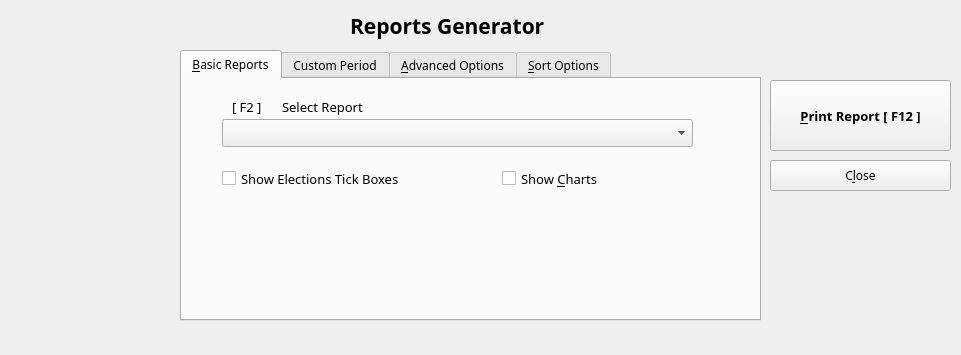
<?xml version="1.0" encoding="UTF-8"?>
<ui version="4.0">
 <class>ReportsDialog</class>
 <widget class="QDialog" name="ReportsDialog">
  <property name="geometry">
   <rect>
    <x>0</x>
    <y>0</y>
    <width>961</width>
    <height>355</height>
   </rect>
  </property>
  <property name="font">
   <font>
    <family>Sans Serif</family>
   </font>
  </property>
  <property name="windowTitle">
   <string>Dialog</string>
  </property>
  <widget class="QDialogButtonBox" name="buttonBox">
   <property name="geometry">
    <rect>
     <x>560</x>
     <y>590</y>
     <width>341</width>
     <height>32</height>
    </rect>
   </property>
   <property name="orientation">
    <enum>Qt::Horizontal</enum>
   </property>
   <property name="standardButtons">
    <set>QDialogButtonBox::Cancel|QDialogButtonBox::Ok</set>
   </property>
  </widget>
  <widget class="QTabWidget" name="tabWidget">
   <property name="enabled">
    <bool>true</bool>
   </property>
   <property name="geometry">
    <rect>
     <x>180</x>
     <y>50</y>
     <width>581</width>
     <height>271</height>
    </rect>
   </property>
   <property name="font">
    <font>
     <family>Sans Serif</family>
     <pointsize>9</pointsize>
    </font>
   </property>
   <property name="currentIndex">
    <number>0</number>
   </property>
   <widget class="QWidget" name="tab_4">
    <attribute name="title">
     <string>&amp;Basic Reports</string>
    </attribute>
    <widget class="QLabel" name="label_12">
     <property name="geometry">
      <rect>
       <x>100</x>
       <y>20</y>
       <width>91</width>
       <height>16</height>
      </rect>
     </property>
     <property name="font">
      <font>
       <pointsize>10</pointsize>
      </font>
     </property>
     <property name="text">
      <string>Select Report</string>
     </property>
    </widget>
    <widget class="QComboBox" name="reportList">
     <property name="geometry">
      <rect>
       <x>40</x>
       <y>40</y>
       <width>471</width>
       <height>28</height>
      </rect>
     </property>
    </widget>
    <widget class="QLabel" name="label_13">
     <property name="geometry">
      <rect>
       <x>50</x>
       <y>20</y>
       <width>41</width>
       <height>16</height>
      </rect>
     </property>
     <property name="font">
      <font>
       <pointsize>10</pointsize>
      </font>
     </property>
     <property name="text">
      <string>[ F2 ]</string>
     </property>
    </widget>
    <widget class="QCheckBox" name="showCharts">
     <property name="geometry">
      <rect>
       <x>320</x>
       <y>90</y>
       <width>191</width>
       <height>19</height>
      </rect>
     </property>
     <property name="font">
      <font>
       <family>Sans Serif</family>
       <pointsize>10</pointsize>
      </font>
     </property>
     <property name="text">
      <string>Show &amp;Charts</string>
     </property>
     <property name="checked">
      <bool>false</bool>
     </property>
    </widget>
    <widget class="QCheckBox" name="showTickBoxes">
     <property name="geometry">
      <rect>
       <x>40</x>
       <y>90</y>
       <width>231</width>
       <height>19</height>
      </rect>
     </property>
     <property name="font">
      <font>
       <family>Sans Serif</family>
       <pointsize>10</pointsize>
      </font>
     </property>
     <property name="text">
      <string>Show Elections Tick Boxes</string>
     </property>
     <property name="checked">
      <bool>false</bool>
     </property>
    </widget>
   </widget>
   <widget class="QWidget" name="tab_3">
    <attribute name="title">
     <string>Custom Period</string>
    </attribute>
    <widget class="QCalendarWidget" name="calStartDate">
     <property name="geometry">
      <rect>
       <x>10</x>
       <y>60</y>
       <width>261</width>
       <height>161</height>
      </rect>
     </property>
    </widget>
    <widget class="QCalendarWidget" name="calEndDate">
     <property name="geometry">
      <rect>
       <x>306</x>
       <y>60</y>
       <width>261</width>
       <height>161</height>
      </rect>
     </property>
    </widget>
    <widget class="QLabel" name="label_5">
     <property name="geometry">
      <rect>
       <x>110</x>
       <y>40</y>
       <width>101</width>
       <height>16</height>
      </rect>
     </property>
     <property name="font">
      <font>
       <weight>75</weight>
       <bold>true</bold>
      </font>
     </property>
     <property name="text">
      <string>Start Date</string>
     </property>
    </widget>
    <widget class="QLabel" name="label_6">
     <property name="geometry">
      <rect>
       <x>400</x>
       <y>40</y>
       <width>101</width>
       <height>16</height>
      </rect>
     </property>
     <property name="font">
      <font>
       <weight>75</weight>
       <bold>true</bold>
      </font>
     </property>
     <property name="text">
      <string>End Date</string>
     </property>
    </widget>
    <widget class="QLabel" name="label_7">
     <property name="geometry">
      <rect>
       <x>282</x>
       <y>110</y>
       <width>101</width>
       <height>16</height>
      </rect>
     </property>
     <property name="font">
      <font>
       <weight>75</weight>
       <bold>true</bold>
      </font>
     </property>
     <property name="text">
      <string>to</string>
     </property>
    </widget>
    <widget class="QCheckBox" name="useCustomPeriod">
     <property name="geometry">
      <rect>
       <x>10</x>
       <y>13</y>
       <width>381</width>
       <height>19</height>
      </rect>
     </property>
     <property name="text">
      <string>Include Only Voters Registered Within This Period</string>
     </property>
    </widget>
   </widget>
   <widget class="QWidget" name="tab_2">
    <attribute name="title">
     <string>&amp;Advanced Options</string>
    </attribute>
    <widget class="QLabel" name="label_17">
     <property name="geometry">
      <rect>
       <x>310</x>
       <y>111</y>
       <width>121</width>
       <height>16</height>
      </rect>
     </property>
     <property name="text">
      <string>Polling Unit</string>
     </property>
    </widget>
    <widget class="QComboBox" name="searchPUList">
     <property name="geometry">
      <rect>
       <x>300</x>
       <y>127</y>
       <width>251</width>
       <height>21</height>
      </rect>
     </property>
    </widget>
    <widget class="QComboBox" name="searchLGAList">
     <property name="geometry">
      <rect>
       <x>300</x>
       <y>67</y>
       <width>251</width>
       <height>21</height>
      </rect>
     </property>
    </widget>
    <widget class="QLabel" name="label_16">
     <property name="geometry">
      <rect>
       <x>40</x>
       <y>111</y>
       <width>121</width>
       <height>16</height>
      </rect>
     </property>
     <property name="text">
      <string>Registration Area</string>
     </property>
    </widget>
    <widget class="QComboBox" name="searchRAList">
     <property name="geometry">
      <rect>
       <x>20</x>
       <y>127</y>
       <width>251</width>
       <height>21</height>
      </rect>
     </property>
    </widget>
    <widget class="QLabel" name="label_14">
     <property name="geometry">
      <rect>
       <x>310</x>
       <y>50</y>
       <width>121</width>
       <height>16</height>
      </rect>
     </property>
     <property name="text">
      <string>Local Govt. Area</string>
     </property>
    </widget>
    <widget class="QLabel" name="label_15">
     <property name="geometry">
      <rect>
       <x>40</x>
       <y>50</y>
       <width>71</width>
       <height>16</height>
      </rect>
     </property>
     <property name="text">
      <string>State</string>
     </property>
    </widget>
    <widget class="QComboBox" name="searchStateList">
     <property name="geometry">
      <rect>
       <x>20</x>
       <y>67</y>
       <width>251</width>
       <height>21</height>
      </rect>
     </property>
    </widget>
    <widget class="QCheckBox" name="useSelectedPU">
     <property name="geometry">
      <rect>
       <x>30</x>
       <y>17</y>
       <width>341</width>
       <height>19</height>
      </rect>
     </property>
     <property name="text">
      <string>Show Report For Select Polling Unit</string>
     </property>
    </widget>
   </widget>
   <widget class="QWidget" name="tab">
    <attribute name="title">
     <string>&amp;Sort Options</string>
    </attribute>
    <widget class="QComboBox" name="sortOrderSelect">
     <property name="enabled">
      <bool>false</bool>
     </property>
     <property name="geometry">
      <rect>
       <x>163</x>
       <y>76</y>
       <width>161</width>
       <height>28</height>
      </rect>
     </property>
     <item>
      <property name="text">
       <string>Ascending</string>
      </property>
     </item>
     <item>
      <property name="text">
       <string>Descending</string>
      </property>
     </item>
    </widget>
    <widget class="QLabel" name="label_11">
     <property name="geometry">
      <rect>
       <x>170</x>
       <y>59</y>
       <width>151</width>
       <height>16</height>
      </rect>
     </property>
     <property name="text">
      <string>Select Order [ F4 ]</string>
     </property>
    </widget>
    <widget class="QPushButton" name="sortRemoveButton">
     <property name="enabled">
      <bool>false</bool>
     </property>
     <property name="geometry">
      <rect>
       <x>340</x>
       <y>171</y>
       <width>161</width>
       <height>27</height>
      </rect>
     </property>
     <property name="text">
      <string>Remove Selected [ F8 ]</string>
     </property>
    </widget>
    <widget class="QComboBox" name="sortFieldSelect">
     <property name="enabled">
      <bool>false</bool>
     </property>
     <property name="geometry">
      <rect>
       <x>10</x>
       <y>76</y>
       <width>141</width>
       <height>28</height>
      </rect>
     </property>
     <item>
      <property name="text">
       <string>Last Name</string>
      </property>
     </item>
     <item>
      <property name="text">
       <string>First Name</string>
      </property>
     </item>
     <item>
      <property name="text">
       <string>Time Registered</string>
      </property>
     </item>
     <item>
      <property name="text">
       <string>VIN</string>
      </property>
     </item>
     <item>
      <property name="text">
       <string>Age</string>
      </property>
     </item>
     <item>
      <property name="text">
       <string>Gender</string>
      </property>
     </item>
    </widget>
    <widget class="QLabel" name="label_10">
     <property name="geometry">
      <rect>
       <x>17</x>
       <y>60</y>
       <width>131</width>
       <height>16</height>
      </rect>
     </property>
     <property name="text">
      <string>Select Field [ F3 ]</string>
     </property>
    </widget>
    <widget class="QPushButton" name="sortAddButton">
     <property name="enabled">
      <bool>false</bool>
     </property>
     <property name="geometry">
      <rect>
       <x>340</x>
       <y>76</y>
       <width>161</width>
       <height>27</height>
      </rect>
     </property>
     <property name="text">
      <string>Add Sort [ F5 ]</string>
     </property>
    </widget>
    <widget class="QPushButton" name="sortMoveDownButton">
     <property name="enabled">
      <bool>false</bool>
     </property>
     <property name="geometry">
      <rect>
       <x>340</x>
       <y>141</y>
       <width>161</width>
       <height>27</height>
      </rect>
     </property>
     <property name="text">
      <string>Move Down [ F7 ]</string>
     </property>
    </widget>
    <widget class="QTableView" name="sortTableView">
     <property name="enabled">
      <bool>false</bool>
     </property>
     <property name="geometry">
      <rect>
       <x>10</x>
       <y>111</y>
       <width>321</width>
       <height>91</height>
      </rect>
     </property>
     <property name="editTriggers">
      <set>QAbstractItemView::NoEditTriggers</set>
     </property>
     <property name="dragEnabled">
      <bool>true</bool>
     </property>
     <property name="dragDropOverwriteMode">
      <bool>false</bool>
     </property>
     <property name="dragDropMode">
      <enum>QAbstractItemView::InternalMove</enum>
     </property>
     <property name="defaultDropAction">
      <enum>Qt::IgnoreAction</enum>
     </property>
     <property name="alternatingRowColors">
      <bool>false</bool>
     </property>
     <property name="selectionMode">
      <enum>QAbstractItemView::SingleSelection</enum>
     </property>
     <property name="selectionBehavior">
      <enum>QAbstractItemView::SelectRows</enum>
     </property>
     <attribute name="horizontalHeaderVisible">
      <bool>false</bool>
     </attribute>
     <attribute name="verticalHeaderVisible">
      <bool>false</bool>
     </attribute>
    </widget>
    <widget class="QPushButton" name="sortMoveUpButton">
     <property name="enabled">
      <bool>false</bool>
     </property>
     <property name="geometry">
      <rect>
       <x>340</x>
       <y>111</y>
       <width>161</width>
       <height>27</height>
      </rect>
     </property>
     <property name="text">
      <string>Move Up [ F6 ]</string>
     </property>
    </widget>
    <widget class="QLabel" name="label_3">
     <property name="geometry">
      <rect>
       <x>10</x>
       <y>20</y>
       <width>491</width>
       <height>31</height>
      </rect>
     </property>
     <property name="font">
      <font>
       <family>Sans Serif</family>
       <pointsize>7</pointsize>
       <italic>true</italic>
      </font>
     </property>
     <property name="styleSheet">
      <string notr="true">background-color:rgb(187, 244, 255); border:1px solid rgb(52, 191, 255);padding:10px;</string>
     </property>
     <property name="text">
      <string>To use advance sorting please enable this feature in the Control Panel</string>
     </property>
     <property name="alignment">
      <set>Qt::AlignCenter</set>
     </property>
    </widget>
    <widget class="QLabel" name="label_4">
     <property name="geometry">
      <rect>
       <x>14</x>
       <y>21</y>
       <width>31</width>
       <height>31</height>
      </rect>
     </property>
     <property name="text">
      <string/>
     </property>
     <property name="pixmap">
      <pixmap>resources/icons/infos.png</pixmap>
     </property>
     <property name="alignment">
      <set>Qt::AlignCenter</set>
     </property>
    </widget>
   </widget>
  </widget>
  <widget class="QPushButton" name="closeButton">
   <property name="geometry">
    <rect>
     <x>810</x>
     <y>650</y>
     <width>111</width>
     <height>27</height>
    </rect>
   </property>
   <property name="text">
    <string>Close [F10]</string>
   </property>
  </widget>
  <widget class="QLabel" name="label">
   <property name="geometry">
    <rect>
     <x>350</x>
     <y>0</y>
     <width>261</width>
     <height>51</height>
    </rect>
   </property>
   <property name="font">
    <font>
     <family>Lucida Sans</family>
     <pointsize>16</pointsize>
     <weight>75</weight>
     <bold>true</bold>
    </font>
   </property>
   <property name="text">
    <string>Reports Generator</string>
   </property>
  </widget>
  <widget class="QLabel" name="label_2">
   <property name="geometry">
    <rect>
     <x>30</x>
     <y>20</y>
     <width>121</width>
     <height>231</height>
    </rect>
   </property>
   <property name="font">
    <font>
     <family>Lucida Sans</family>
     <pointsize>16</pointsize>
     <weight>75</weight>
     <bold>true</bold>
    </font>
   </property>
   <property name="text">
    <string/>
   </property>
   <property name="pixmap">
    <pixmap>resources/logo.png</pixmap>
   </property>
  </widget>
  <widget class="QPushButton" name="previewCaptureReport">
   <property name="geometry">
    <rect>
     <x>770</x>
     <y>80</y>
     <width>181</width>
     <height>71</height>
    </rect>
   </property>
   <property name="font">
    <font>
     <family>Sans Serif</family>
     <pointsize>10</pointsize>
     <weight>75</weight>
     <bold>true</bold>
    </font>
   </property>
   <property name="text">
    <string>&amp;Print Report [ F12 ]</string>
   </property>
  </widget>
  <widget class="QPushButton" name="btnClose">
   <property name="geometry">
    <rect>
     <x>770</x>
     <y>160</y>
     <width>181</width>
     <height>31</height>
    </rect>
   </property>
   <property name="font">
    <font>
     <weight>50</weight>
     <bold>false</bold>
    </font>
   </property>
   <property name="text">
    <string>C&amp;lose</string>
   </property>
  </widget>
 </widget>
 <tabstops>
  <tabstop>tabWidget</tabstop>
  <tabstop>reportList</tabstop>
  <tabstop>showTickBoxes</tabstop>
  <tabstop>showCharts</tabstop>
  <tabstop>previewCaptureReport</tabstop>
  <tabstop>btnClose</tabstop>
  <tabstop>useCustomPeriod</tabstop>
  <tabstop>calStartDate</tabstop>
  <tabstop>calEndDate</tabstop>
  <tabstop>useSelectedPU</tabstop>
  <tabstop>searchStateList</tabstop>
  <tabstop>searchLGAList</tabstop>
  <tabstop>searchRAList</tabstop>
  <tabstop>searchPUList</tabstop>
  <tabstop>sortFieldSelect</tabstop>
  <tabstop>sortOrderSelect</tabstop>
  <tabstop>sortAddButton</tabstop>
  <tabstop>sortMoveUpButton</tabstop>
  <tabstop>sortMoveDownButton</tabstop>
  <tabstop>sortRemoveButton</tabstop>
  <tabstop>sortTableView</tabstop>
  <tabstop>closeButton</tabstop>
  <tabstop>buttonBox</tabstop>
 </tabstops>
 <resources/>
 <connections>
  <connection>
   <sender>btnClose</sender>
   <signal>clicked()</signal>
   <receiver>ReportsDialog</receiver>
   <slot>reject()</slot>
   <hints>
    <hint type="sourcelabel">
     <x>790</x>
     <y>175</y>
    </hint>
    <hint type="destinationlabel">
     <x>286</x>
     <y>274</y>
    </hint>
   </hints>
  </connection>
  <connection>
   <sender>buttonBox</sender>
   <signal>accepted()</signal>
   <receiver>ReportsDialog</receiver>
   <slot>accept()</slot>
   <hints>
    <hint type="sourcelabel">
     <x>248</x>
     <y>254</y>
    </hint>
    <hint type="destinationlabel">
     <x>157</x>
     <y>274</y>
    </hint>
   </hints>
  </connection>
 </connections>
</ui>
